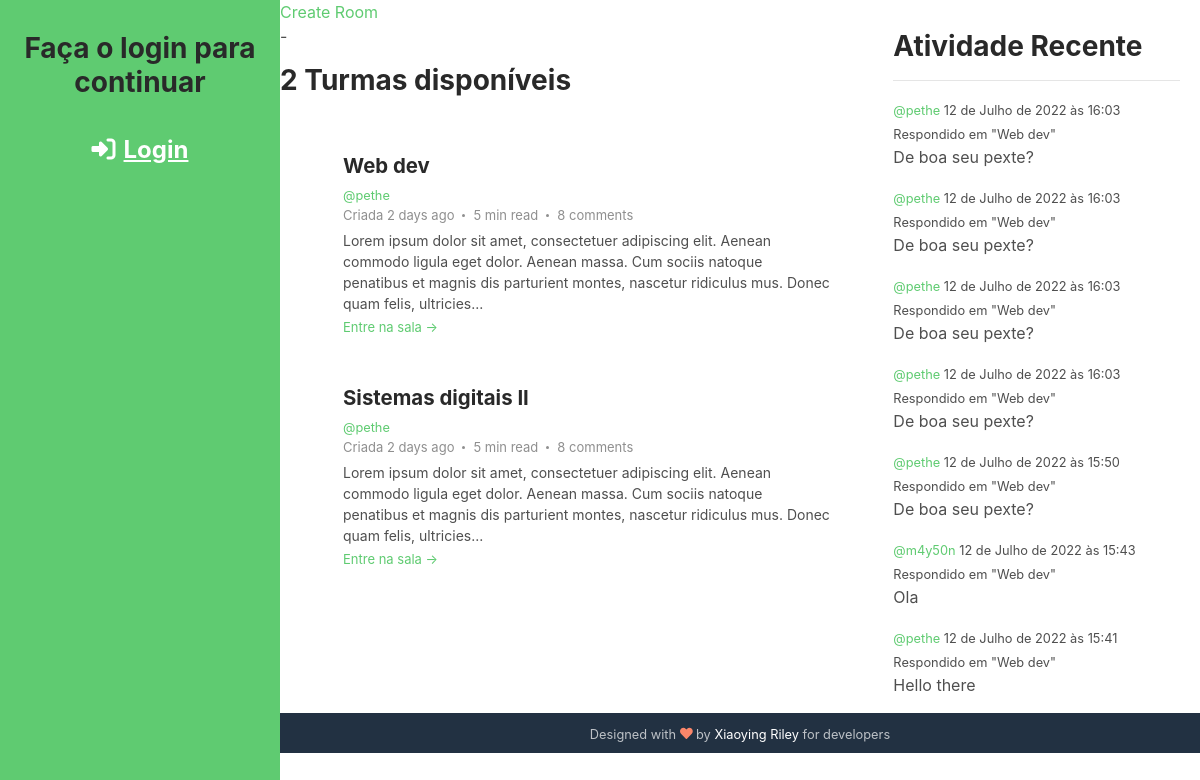
The app's page /, older data.
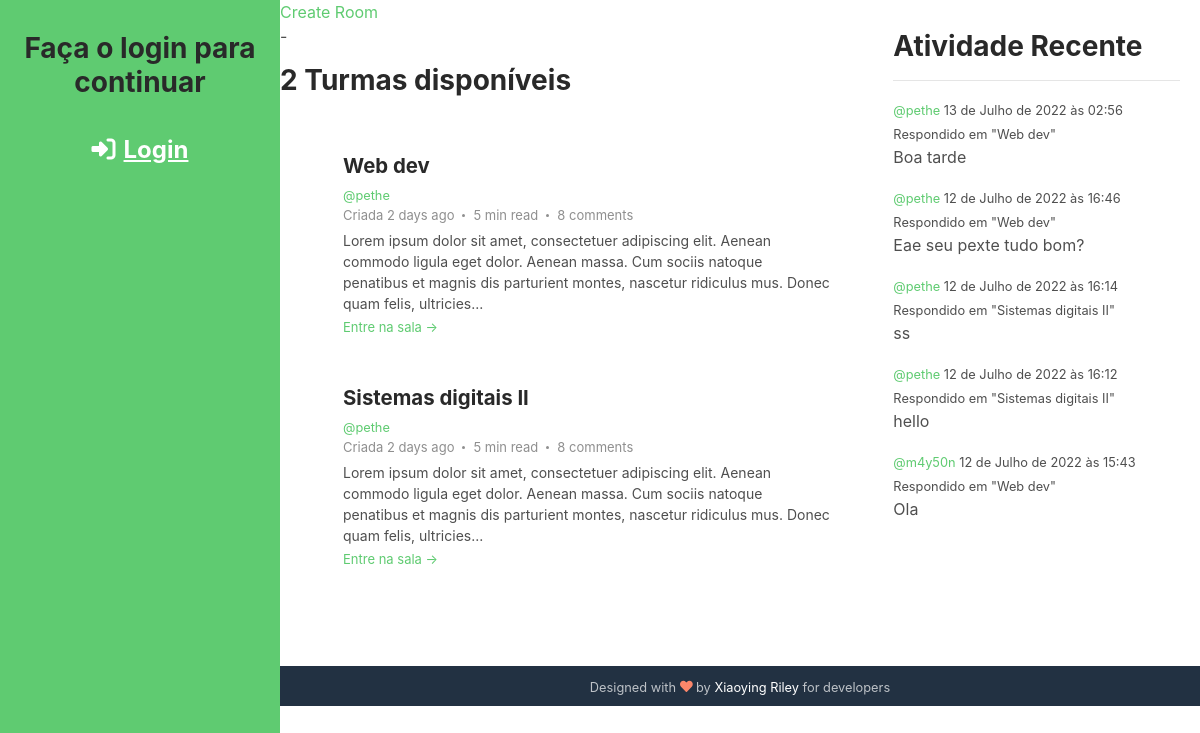
The same page, newer data.
### base/models.py (models this page shows, shortened)
class Room(models.Model):
    host = models.ForeignKey(User, on_delete=models.SET_NULL, null=True)
    classe = models.ForeignKey(Classe, on_delete=models.SET_NULL, null=True)
    name = models.CharField(max_length=200)
    desc = models.TextField(null=True, blank=True)
    participants = models.ManyToManyField(
        User, related_name='participants', blank=True)
    updated = models.DateTimeField(auto_now=True)
    created = models.DateTimeField(auto_now_add=True)
    class Meta:
        ordering = ['-updated', '-created']
    def __str__(self):
        return self.name

class Message(models.Model):
    user = models.ForeignKey(User, on_delete=models.CASCADE)
    room = models.ForeignKey(Room, on_delete=models.CASCADE)
    body = models.TextField()
    update = models.DateTimeField(auto_now=True)
    created = models.DateTimeField(auto_now_add=True)

### base/views.py (the view)
# urls.py: path('', views.home, name="home"),
def home(request):
    q = request.GET.get('q') if request.GET.get(
        'q') != None else ''
    rooms = Room.objects.filter(Q(classe__name__icontains=q) | Q(
        name__icontains=q) | Q(desc__icontains=q))
    classes = Classe.objects.all()
    room_count = rooms.count()
    room_messages = Message.objects.filter(
        Q(room__classe__name__icontains=q)).order_by('-created')
    context = {'rooms': rooms, 'classes': classes,
               'q': q, 'room_count': room_count, 'room_messages': room_messages}
    return render(request, 'base/home.html', context)

### base/models.py (called while the page is built)
    def __str__(self):
        return self.name

### base/templates/base/home.html (shortened to what this page needs)
{% extends 'main.html' %}
{% block content %}
	<div>
		{% include 'navbar.html' %}
	</div>
	<div class="home-container">
		<div>
			<a href="{% url 'create-room' %}">Create Room</a>
			<p>-</p>
			<div>
				<h3>{{room_count}} Turmas disponíveis</h3>
				{% include 'base/feed_component.html' %}
			</div>
		</div>
		<div>
			{% include 'base/activity_component.html' %}
		</div>
	</div>
{% endblock content%}

### base/templates/base/feed_component.html (shortened to what this page needs)
{% load static %}
<section class="blog-list px-3 py-5 p-md-5">
    <div class="container">
        {% for room in rooms %}
            <div class="item mb-5">
                <div class="media">
                    <div class="media-body">
                        <h3 class="title mb-1"><a href="{% url 'room' room.id%}">{{room.name}}</a></h3>
                        <small><a href="{% url 'user-profile' room.host.id %}">@{{room.host.username}}</a></small>
                        <div class="meta mb-1"><span class="date">Criada 2 days ago</span><span class="time">5 min read</span><span class="comment"><a href="#">8 comments</a></span></div>
                        <div class="intro">Lorem ipsum dolor sit amet, consectetuer adipiscing elit. Aenean commodo ligula eget dolor. Aenean massa. Cum sociis natoque penatibus et magnis dis parturient montes, nascetur ridiculus mus. Donec quam felis, ultricies...</div>
                        <a class="more-link" href="{% url 'room' room.id%}">Entre na sala &rarr;</a>
                    </div>
                </div>
            </div>
        {% endfor %}
    </div>
</section>

### base/templates/base/activity_component.html (shortened to what this page needs)
<div class="recent-container">
    <h3>Atividade Recente</h3>
    <hr>
    {% for message in room_messages %}
        <div>
            <small><a href="{% url 'user-profile' message.user.id%}">@{{message.user}}  </a> {{message.created}}</small>
            <small>Respondido em "{{message.room}}"</small>
            <p>{{message.body}}</p>
        </div>
    {% endfor %}
</div>

Row changes from the older to the newer data that the page shows:
removed Message: user "pethe", created "12 de Julho de 2022 às 16:03", room "Web dev", body "De boa seu pexte?"
removed Message: user "pethe", created "12 de Julho de 2022 às 16:03", room "Web dev", body "De boa seu pexte?"
removed Message: user "pethe", created "12 de Julho de 2022 às 16:03", room "Web dev", body "De boa seu pexte?"
removed Message: user "pethe", created "12 de Julho de 2022 às 16:03", room "Web dev", body "De boa seu pexte?"
removed Message: user "pethe", created "12 de Julho de 2022 às 15:50", room "Web dev", body "De boa seu pexte?"
removed Message: user "pethe", created "12 de Julho de 2022 às 15:41", room "Web dev", body "Hello there"
added Message: user "pethe", created "13 de Julho de 2022 às 02:56", room "Web dev", body "Boa tarde"
added Message: user "pethe", created "12 de Julho de 2022 às 16:46", room "Web dev", body "Eae seu pexte tudo bom?"
added Message: user "pethe", created "12 de Julho de 2022 às 16:14", room "Sistemas digitais II", body "ss"
added Message: user "pethe", created "12 de Julho de 2022 às 16:12", room "Sistemas digitais II", body "hello"
